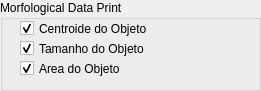
             <widget class="QGroupBox" name="groupBox_2">
              <property name="geometry">
               <rect>
                <x>10</x>
                <y>30</y>
                <width>261</width>
                <height>91</height>
               </rect>
              </property>
              <property name="title">
               <string>Morfological Data Print</string>
              </property>
              <widget class="QCheckBox" name="chbArea">
               <property name="geometry">
                <rect>
                 <x>20</x>
                 <y>60</y>
                 <width>111</width>
                 <height>17</height>
                </rect>
               </property>
               <property name="text">
                <string>Area do Objeto</string>
               </property>
               <property name="checked">
                <bool>true</bool>
               </property>
              </widget>
              <widget class="QCheckBox" name="chbTamnho">
               <property name="geometry">
                <rect>
                 <x>20</x>
                 <y>40</y>
                 <width>131</width>
                 <height>17</height>
                </rect>
               </property>
               <property name="text">
                <string>Tamanho do Objeto</string>
               </property>
               <property name="checked">
                <bool>true</bool>
               </property>
              </widget>
              <widget class="QCheckBox" name="chbCentroide">
               <property name="geometry">
                <rect>
                 <x>20</x>
                 <y>20</y>
                 <width>131</width>
                 <height>17</height>
                </rect>
               </property>
               <property name="text">
                <string>Centroide do Objeto</string>
               </property>
               <property name="checked">
                <bool>true</bool>
               </property>
              </widget>
             </widget>
